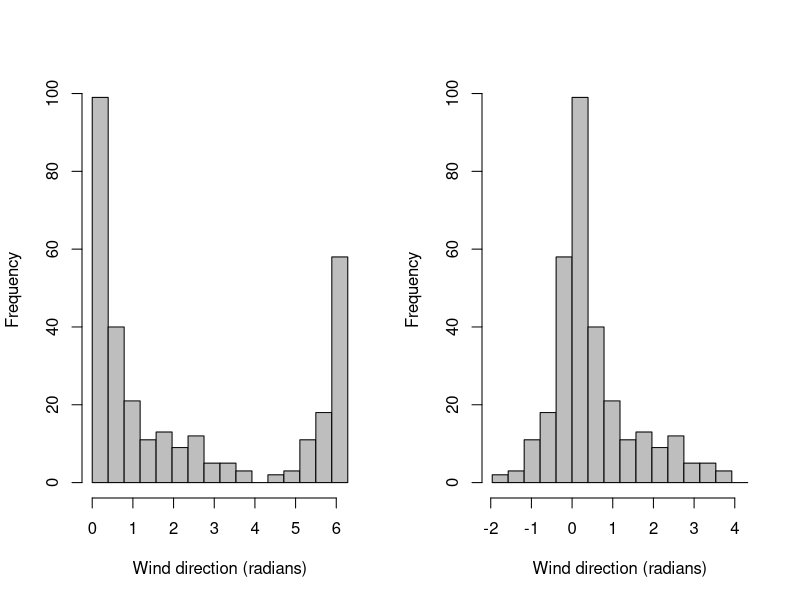
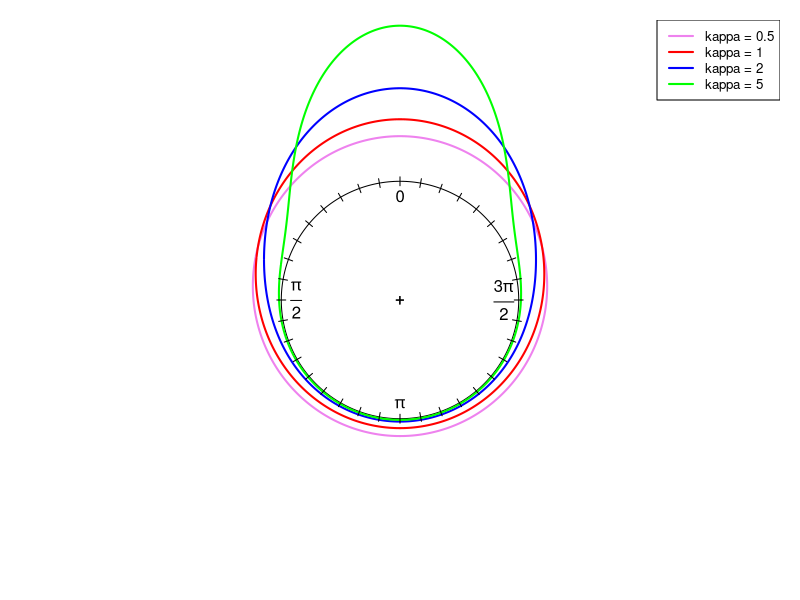
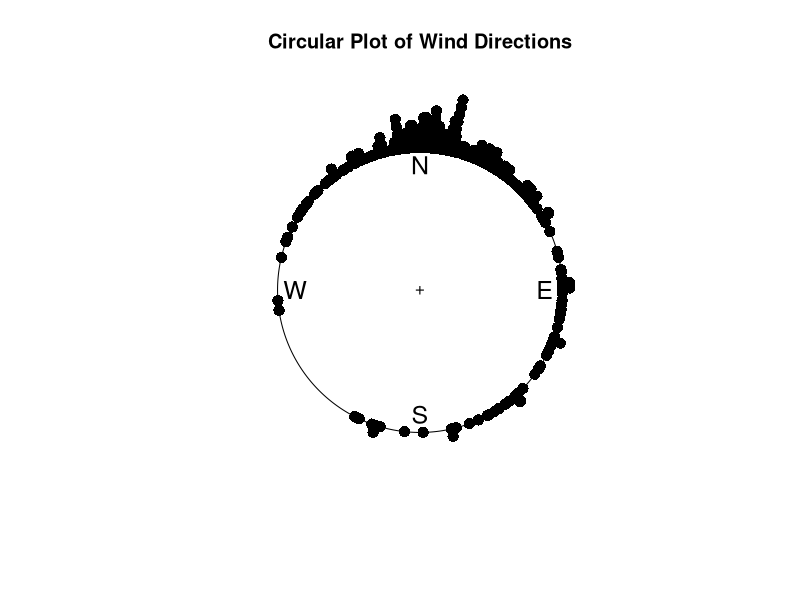
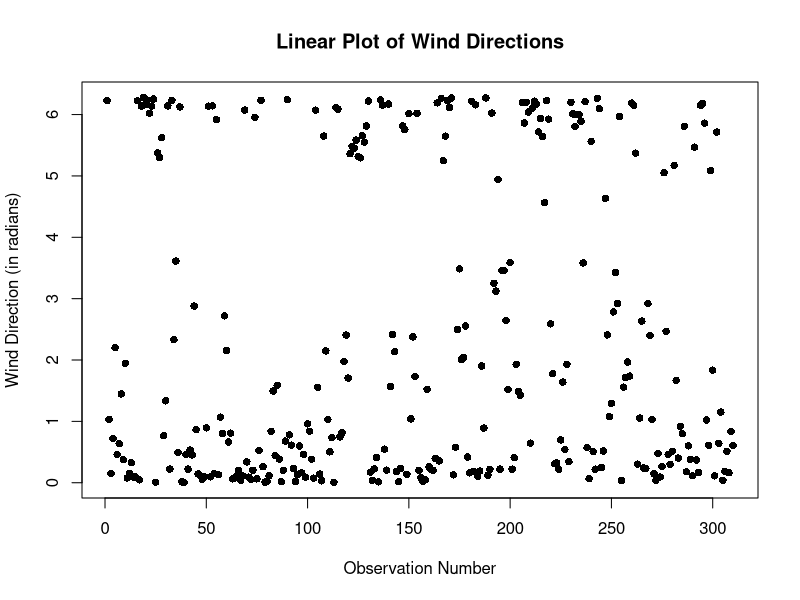
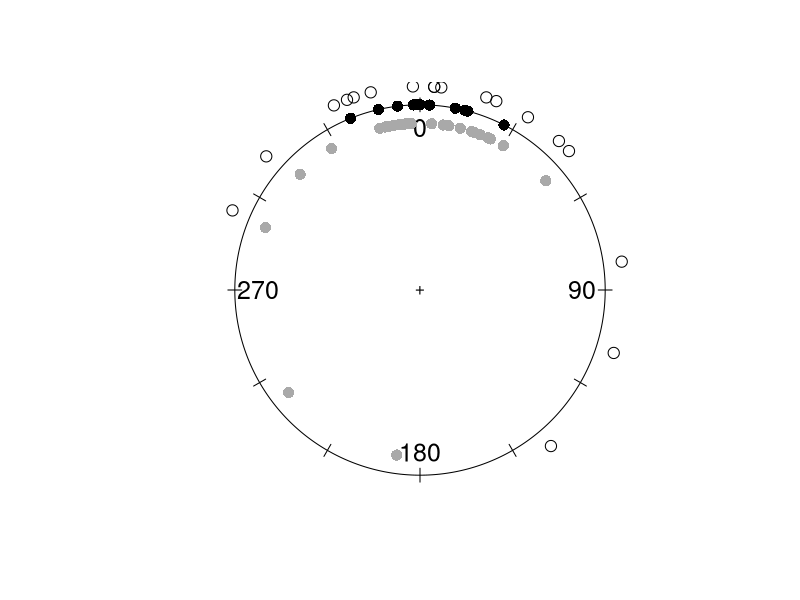
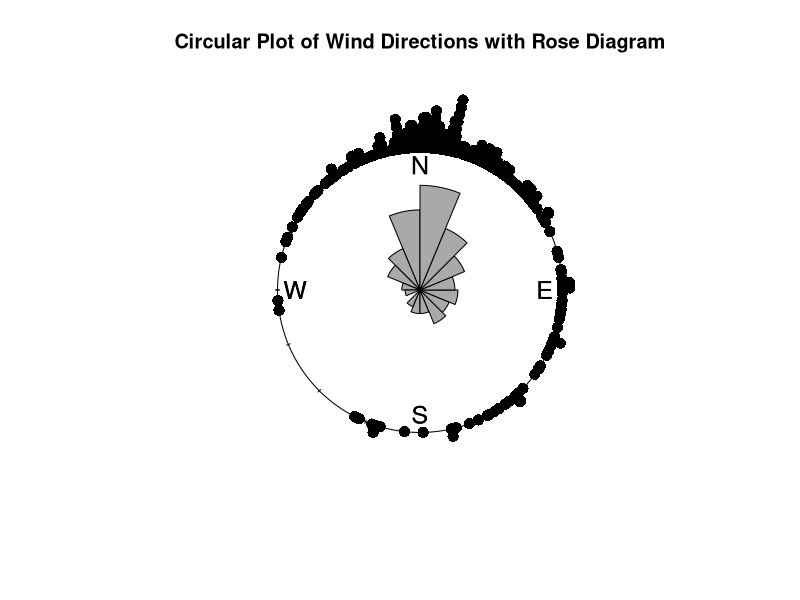
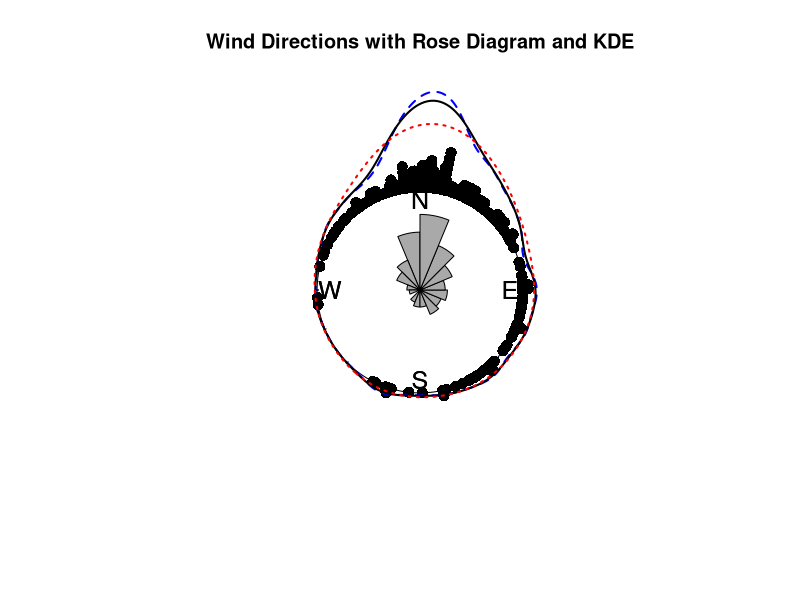

The R script that drew these images, in order:
## ---- chunk 1
if(!require(circular)) install.packages("circular")

library(circular)
## ---- chunk 2
mu <- circular(0) # Set the mean direction at o
kappas <- c(0.5, 1, 2, 5)

angles <- seq(0, 2*pi, length.out = 720)

densities <- list() # To store the value of PDFs at each points
for (kappa in kappas) {
  density <- dvonmises(angles, mu = mu, kappa = kappa) # This should return a vector, since argument x is a vector 
  densities[[as.character(kappa)]] <- density
}

# Plot
png("von_mises_circular_plot.png", width = 2000, height = 2000, res = 300)
plot.new()
par(mar = c(1, 1, 1, 1))
plot(circular(list()), zero = pi/2, bin = 720, shrink = 2.1)
colors <- c("violet", "red", "blue", "green")
for (i in seq_along(kappas)) {
  lines.circular(angles, densities[[as.character(kappas[i])]] * 1.5 + 0.01, 
                 col = colors[i], lwd = 2, zero = pi/2)
}
legend("topright", legend = paste("kappa =", kappas),
       col = colors, lwd = 2, cex = 0.8)
axis.circular(
  at = circular(seq(0, 2 * pi - pi / 18, by = pi / 18)),
  labels = rep("", 36),
  tcl = 0.075,
  zero = pi/2,
  rotation = "clock"
)
dev.off()
## ---- chunk 3
library(circular)
windc <- circular(wind, type="angles",units="radians",template="geographics")

png("raw_data_plot.png", width = 2000, height = 2000, res = 300)
plot.new()
plot(windc, stack=TRUE, col="black", shrink=1.3, cex=1.5, bin=720, sep=0.035,
     main="Circular Plot of Wind Directions")
dev.off()
## ---- chunk 4
png("histo.png", width = 2000, height = 2000, res = 300)
plot.new()
plot(wind, pch=16, col="black",
     xlab="Observation Number", 
     ylab="Wind Direction (in radians)",
     main="Linear Plot of Wind Directions")
dev.off()
## ---- chunk 5
png("multi_data_plot.png", width = 2000, height = 2000, res = 300)
plot.new()
plot(fisherB10c$set1, units="degrees", zero=pi/2, rotation="clock", pch=16, cex=1.5)
ticks.circular(circular(seq(0, (11/6)*pi, pi/6)), zero=pi/2, 
               rotation="clock", tcl=0.075)
points(fisherB10c$set2, zero=pi/2, rotation="clock", pch=16,
       col="darkgrey", next.points=-0.1, cex=1.5)
points(fisherB10c$set3, zero=pi/2, rotation="clock", pch=1, 
       next.points=0.1, cex=1.5)

dev.off()
## ---- chunk 6
png("rose.png", width = 2000, height = 2000, res = 300)
plot.new()
plot(windc, stack=TRUE, col="black", shrink=1.3, cex=1.5, bin=720, sep=0.035,
     main="Circular Plot of Wind Directions with Rose Diagram")
rose.diag(windc, bins=16, col="darkgrey", cex=1.5, prop=1.3, add=TRUE)
dev.off()
## ---- chunk 7
png("KDE.png", width = 2000, height = 2000, res = 300)
plot.new()
plot(windc, stack=TRUE, col="black", shrink=1.8, cex=1.5, bin=720, sep=0.035,
     main="Wind Directions with Rose Diagram and KDE")
rose.diag(windc, bins=16, col="darkgrey", cex=1.5, prop=1.3, add=TRUE)
lines(density.circular(windc, bw = 75), lwd = 2, lty = 2, col = "blue")  # too smooth
lines(density.circular(windc, bw = 40), lwd = 2, lty = 1, col = "black")  # proper
lines(density.circular(windc, bw = 10), lwd = 2, lty = 3, col = "red") # overfitting
dev.off()
## ---- chunk 8
par(mfrow = c(1,2))

hist(wind, main = " ", xlab = "Wind direction (radians)", ylab = "Frequency", 
     breaks = seq(from = 0, to = 2 * pi, by = pi / 8), 
     col = "grey", xlim = c(0, 2 * pi))

n <- length(wind) 
cutpoint <- 2 * pi - (5 * pi / 8) 
windshift <- numeric(n)

for (j in 1:n) { 
  if (wind[j] >= cutpoint) { 
    windshift[j] <- wind[j] - 2 * pi 
  } else { 
    windshift[j] <- wind[j] 
  }
}

hist(windshift, main = "", xlab = "Wind direction (radians)", ylab = "Frequency", 
  breaks = seq(from = -5 * pi / 8, to = 2 * pi - 5 * pi / 8, by = pi / 8), 
  col = "grey", xlim = c(-5 * pi / 8, 2 * pi - 5 * pi / 8))

par(mfrow = c(1, 1)) 
## ---- chunk 9
fB11 <- c(fisherB11,8)
fB11c <- circular(fB11, unit="degree", zero=circular(0), rotation="counter")
trigonometric.moment(fB11c, p=2, center=TRUE)
## ---- chunk 10
mean(fB11c)
## ---- chunk 11
median.circular(fB11c)
